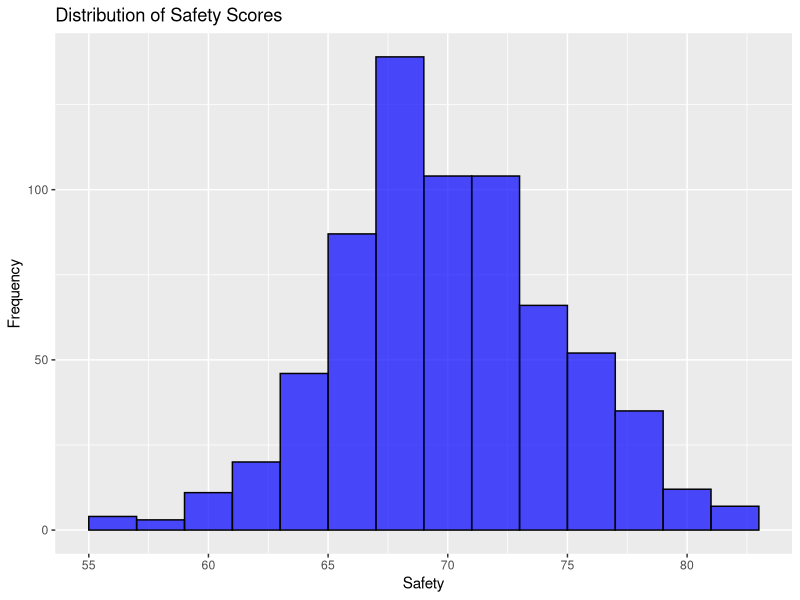
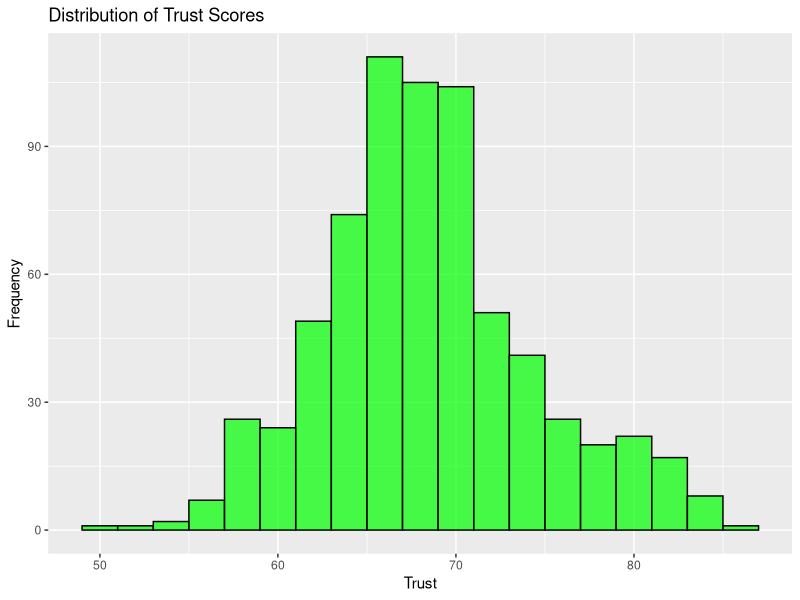

Source code (R) for these figures, in order:
## ---- chunk 1
suppressPackageStartupMessages(library(tidyverse))
suppressPackageStartupMessages(library(sf))
suppressPackageStartupMessages(library(dplyr))
suppressPackageStartupMessages(library(viridis))
suppressPackageStartupMessages(library(maps))

## ---- chunk 2
filtered <- read_csv("dataset/Police_Sentiment_Survey.csv")
## ---- chunk 3
filtered <- filtered %>%
  rename_with(tolower) %>%
  mutate_all(~ ifelse(. == "NA" | . == "", NA, .))  # Replace blank/empty strings with NA

## ---- chunk 4
filtered <- filtered %>% distinct()
## ---- chunk 5
filtered <- filtered %>% select_if(~ mean(!is.na(.)) > 0.5)
## ---- chunk 6
summary_stats <- filtered %>%
  select_if(is.numeric) %>%
  summary()
## ---- chunk 7
ggplot(filtered, aes(x = safety)) +
  geom_histogram(binwidth = 2, fill = "blue", color = "black", alpha = 0.7) +
  labs(title = "Distribution of Safety Scores", x = "Safety", y = "Frequency")
## ---- chunk 8
ggplot(filtered, aes(x = trust)) +
  geom_histogram(binwidth = 2, fill = "green", color = "black", alpha = 0.7) +
  labs(title = "Distribution of Trust Scores", x = "Trust", y = "Frequency")
## ---- chunk 9
# Average safety and trust scores by race
average_scores_by_race <- filtered %>%
  summarise(
    African_American_Safety = mean(safety_race_african_american, na.rm = TRUE),
    Asian_American_Safety = mean(safety_race_asian_american, na.rm = TRUE),
    Other_Race_Safety = mean(safety_race_other, na.rm = TRUE),
    Hispanic_Safety = mean(safety_race_hispanic, na.rm = TRUE),
    White_Safety = mean(safety_race_white, na.rm = TRUE)
  )
print(average_scores_by_race)
